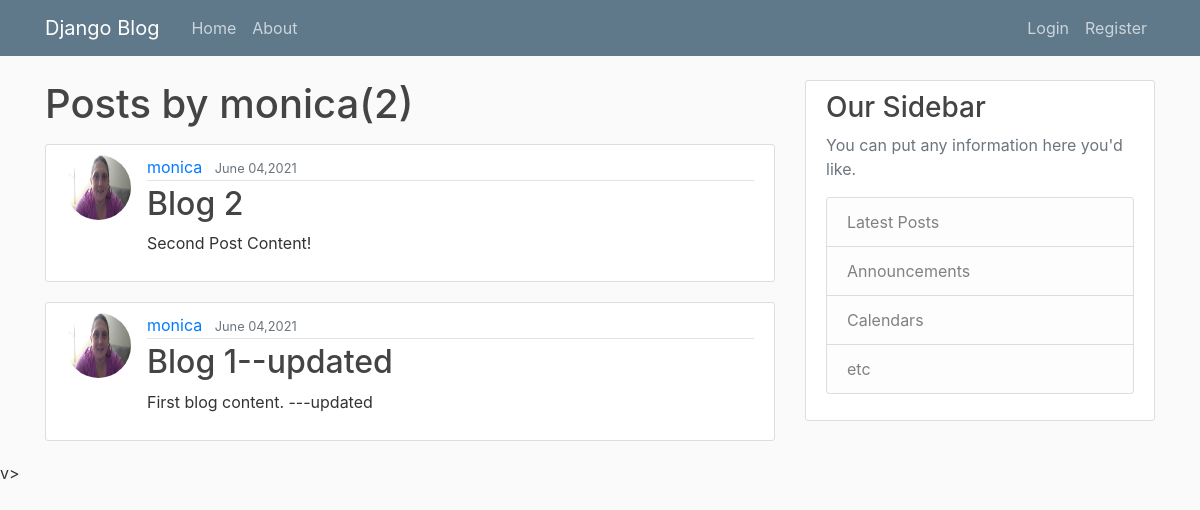
The page /user/monica on the database as committed earlier.
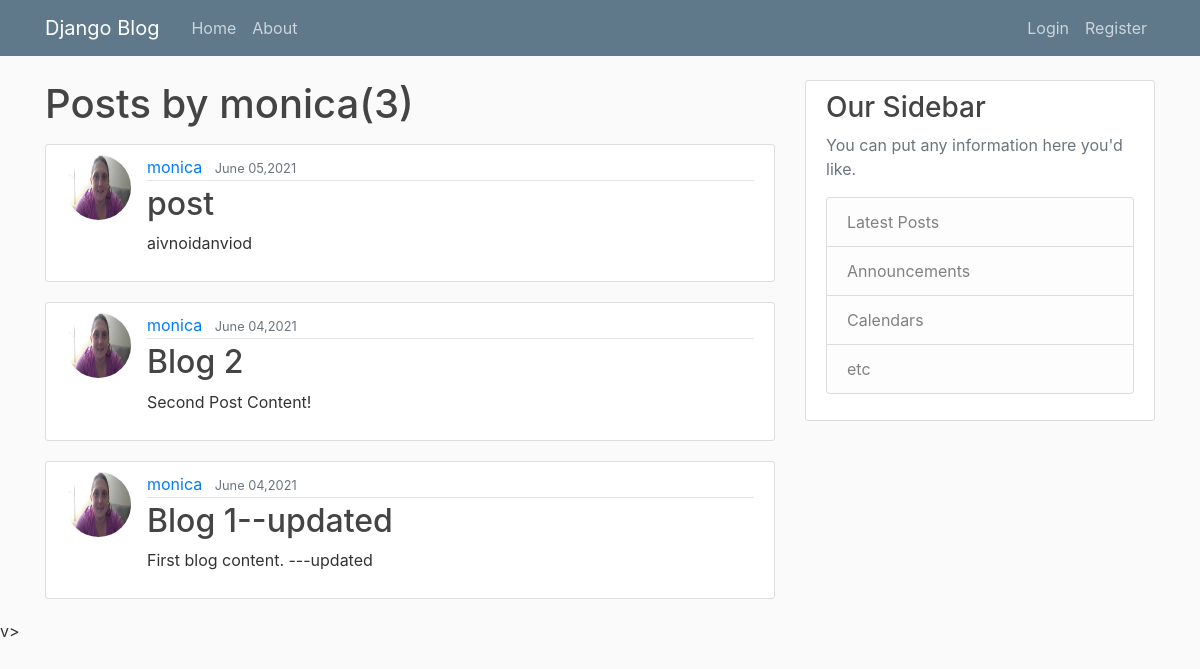
The same page on the database as committed later.
### blog/models.py (models this page shows, shortened)
class Post(models.Model):
    title = models.CharField(max_length=100)
    content = models.TextField(null=True)
    date_posted = models.DateTimeField(default=timezone.now)
    author = models.ForeignKey(User, on_delete=models.CASCADE)

### users/models.py (models this page shows, shortened)
class Profile(models.Model):
    user = models.OneToOneField(User, on_delete=models.CASCADE)
    image = models.ImageField(default='default.jpg', upload_to='profile_pics')

### blog/views.py (the view)
# urls.py: path('user/<str:username>', UserPostListView.as_view(), name='user-posts'),
class UserPostListView(ListView):
    model = Post
    template_name = 'blog/user_posts.html'
    context_object_name = 'posts'
    paginate_by = 5
    def get_queryset(self):
        user = get_object_or_404(User, username=self.kwargs.get('username'))
        return Post.objects.filter(author=user).order_by('-date_posted')

### blog/templates/blog/user_posts.html (shortened to what this page needs)
{% extends "blog/base.html" %}
{% block content %}
<h1 class="mb-3">Posts by {{ view.kwargs.username}}({{ page_obj.paginator.count }})</h1>
{% for post in posts %}
<article class="media content-section">
    <img class = "rounded-circle article-img" src="{{ post.author.profile.image.url}}">
    <div class="media-body">
        <div class="article-metadata">
            <a class="mr-2" href="{% url 'user-posts' post.author.username %}">{{ post.author }}</a>
            <small class="text-muted">{{ post.date_posted|date:"F d,Y"}}</small>
        </div>
        <h2><a class="article-title" href="{% url 'post-detail' post.id %}">{{ post.title }}</a></h2>
        <p class="article-content">{{ post.content }}</p>
    </div>
</article>
{% endfor %}
{% endblock content %}

Rows that differ between the two databases and show on the page:
added Post: author.profile.image (picture), author "monica", date_posted "June 05,2021", title "post", content "aivnoidanviod"
Other text that changed with them:
{{ page_obj.paginator.count }}: "2" → "3"
